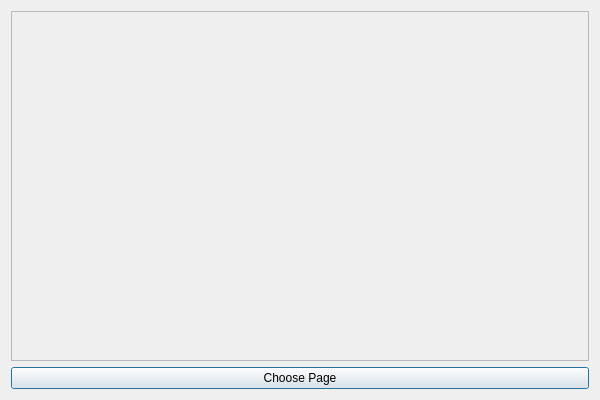
<?xml version="1.0" encoding="UTF-8"?>
<ui version="4.0">
 <class>WebDialog</class>
 <widget class="QDialog" name="WebDialog">
  <property name="geometry">
   <rect>
    <x>0</x>
    <y>0</y>
    <width>600</width>
    <height>400</height>
   </rect>
  </property>
  <property name="windowTitle">
   <string>Dialog</string>
  </property>
  <layout class="QGridLayout" name="gridLayout">
   <item row="0" column="0">
    <widget class="QFrame" name="frame">
     <property name="frameShape">
      <enum>QFrame::StyledPanel</enum>
     </property>
     <property name="frameShadow">
      <enum>QFrame::Raised</enum>
     </property>
    </widget>
   </item>
   <item row="1" column="0">
    <widget class="QPushButton" name="choosePageButton">
     <property name="text">
      <string>Choose Page</string>
     </property>
    </widget>
   </item>
  </layout>
 </widget>
 <resources/>
 <connections/>
</ui>
